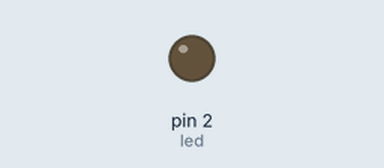
A sketch run on a simulated Arduino Uno, built with avr-gcc and run on an emulated ATmega328P. Parts: output pins drawn as LEDs (lit = HIGH).

Above: at 0.05 s.
At 0.6 s:
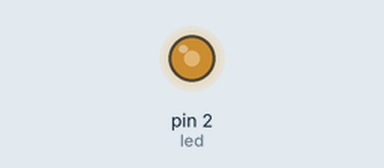
Timing chart, 0 to 3.0 s (numbered marks = the images above):
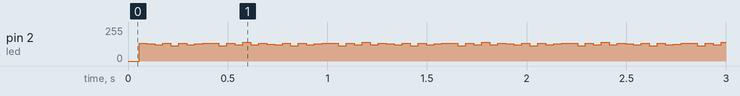

The sketch:

vlc_emitter.ino
```cpp
#include <util/atomic.h>
#include <TimerOne.h>
#include "manchester.h"
#include "buffer.h"

//#define DEBUG

#define SYMBOL_PERIOD 3000 // in microseconds

#define WORD_SIZE 10 // start bit + 8 bit data + end bit

#define SYN 0xD5
#define STX 0x02
#define ETX 0x03

// START: emitter
Buffer symbolBuf;
unsigned long symbols = 0; // only lower 20 bits are used
int symbolCounter = 0;

void debugPrintWord(unsigned long symbs) {
#ifdef DEBUG
  for (unsigned long mask = 0x80000; mask; mask >>= 1) {
    if (symbs & mask) {
      Serial.print('1');
    } else {
      Serial.print('0');
    }
  }
  Serial.println();
#endif
}

void emitSymbol() { // interrupt
  if (symbols == 0 || symbolCounter == 20) {
    char ch;

    if (!symbolBuf.pop(&ch)) { // buffer is empty
      symbols = 0x55555; // keep blinking
    } else {
#ifdef DEBUG
      Serial.print("emit character: ");
      Serial.println(ch);
#endif
      symbols = encodeWord(ch);
#ifdef DEBUG
      Serial.print("encoded word: ");
      debugPrintWord(symbols);
#endif
    }

    symbolCounter = 0;
  }

  if ((symbols & 0x80000) == 0x80000) {
    ledSet();
  } else {
    ledClear();
  }
  symbolCounter++;
  symbols <<= 1;
}
// END: emitter

// START: LED
const int led = 2;

inline void ledSet() {
  digitalWrite(led, HIGH);
}

inline void ledClear() {
  digitalWrite(led, LOW);
}
// END: LED

// START: frame
void writeChar(char ch) {
  while (!symbolBuf.push(ch)) {
    delay(1);
  }
}

void writeMargin(int margin) {
  for (int i = 0; i < margin; i++) {
    writeChar(0);
  }
}

void writeFrame(char *msg, int len, int margin = 2) {
  writeMargin(margin);

  writeChar(SYN);
  writeChar(STX);
  for (int i = 0; i < len; i++) {
    writeChar(*msg);
    msg++;
  }
  writeChar(ETX);
}
// END: frame

void setup() {
  pinMode(led, OUTPUT);
  Serial.begin(9600);

  Timer1.initialize();
  Timer1.attachInterrupt(emitSymbol, SYMBOL_PERIOD);

#ifdef DEBUG
  Serial.println("Emitter started!");
#endif
}

Buffer serialBuf;

void loop() {
#ifdef TRANSMIT_SERIAL
  if (Serial.available()) {
    char ch = Serial.read();

    while (!serialBuf.push(ch)) {
      delay(1);
    }

    Serial.println(ch);

    if (ch == '\r' || ch == '\n') {
      char buf[BUFFER_SIZE + 1], *p = buf;

      while (serialBuf.pop(p)) {
        p++;
      }
      *p = 0;

      writeFrame(buf, p - buf);
    }
  }
#else
  writeFrame("Hello!", 6, 1);
#endif
}
```

buffer.h
```cpp
#define BUFFER_SIZE 30

class Buffer {
  private:
    char buf[BUFFER_SIZE + 1];
    int head, tail;
  public:
    Buffer();
    inline bool push(char ch);
    inline bool pop(char *ch);
};

Buffer::Buffer() {
  head = 0;
  tail = 0;
}

inline bool Buffer::push(char ch) {
  if ((tail + 1) % (BUFFER_SIZE + 1) == head) {
    return false; // buffer is full
  } else {
    ATOMIC_BLOCK(ATOMIC_RESTORESTATE) {
      buf[tail] = ch;
      tail = (tail + 1) % (BUFFER_SIZE + 1);
    }
    return true;
  }
}

inline bool Buffer::pop(char *ch) {
  if (head == tail) {
    *ch = 0;
    return false;
  } else {
    ATOMIC_BLOCK(ATOMIC_RESTORESTATE) {
      *ch = buf[head];
      head = (head + 1) % (BUFFER_SIZE + 1);
    }
    return true;
  }
}
```

manchester.h
```cpp
unsigned long manchesterEncode(char ch) {
  unsigned long ret = 0;

  for (int i = 0; i < 8; i++) {
    ret <<= 2;
    if (ch & 0x80) {
      ret |= 0x1; // manchester-encoded 1
    } else {
      ret |= 0x2; // manchester-encoded 0
    }
    ch <<= 1;
  }

  return ret;
}

unsigned long encodeWord(char ch) {
  unsigned long val = manchesterEncode(ch);

  return 0x80000 | (val << 2) | 0x1;
}

inline bool manchesterDecode(unsigned long val, char *ch) {
  *ch = 0;

  for (int i = 0; i < 8; i++) {
    unsigned long t = val & 0xc000;
    *ch <<= 1;
    if (t == 0x4000) {
      *ch |= 0x1;
    } else if (t != 0x8000) {
      return false;
    }
    val <<= 2;
  }

  return true;
}

inline bool checkWord(unsigned long val) {
  return (val & 0xc0000) == 0x80000 && (val & 0x3) == 0x1;
}

inline bool decodeWord(unsigned long val, char *ch) {
  if (!checkWord(val)) {
    return false;
  }

  return manchesterDecode(val >> 2, ch);
}
```
